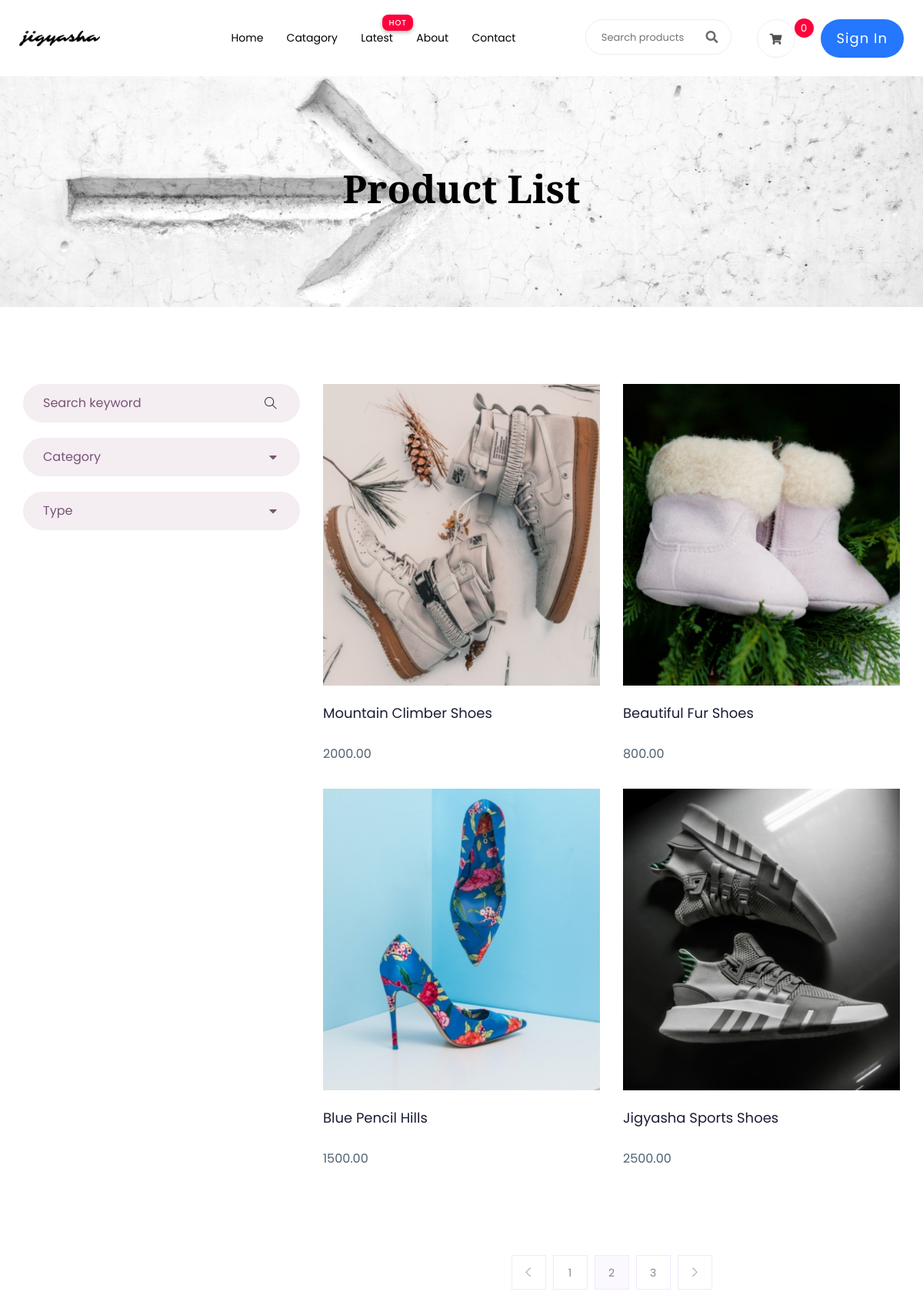
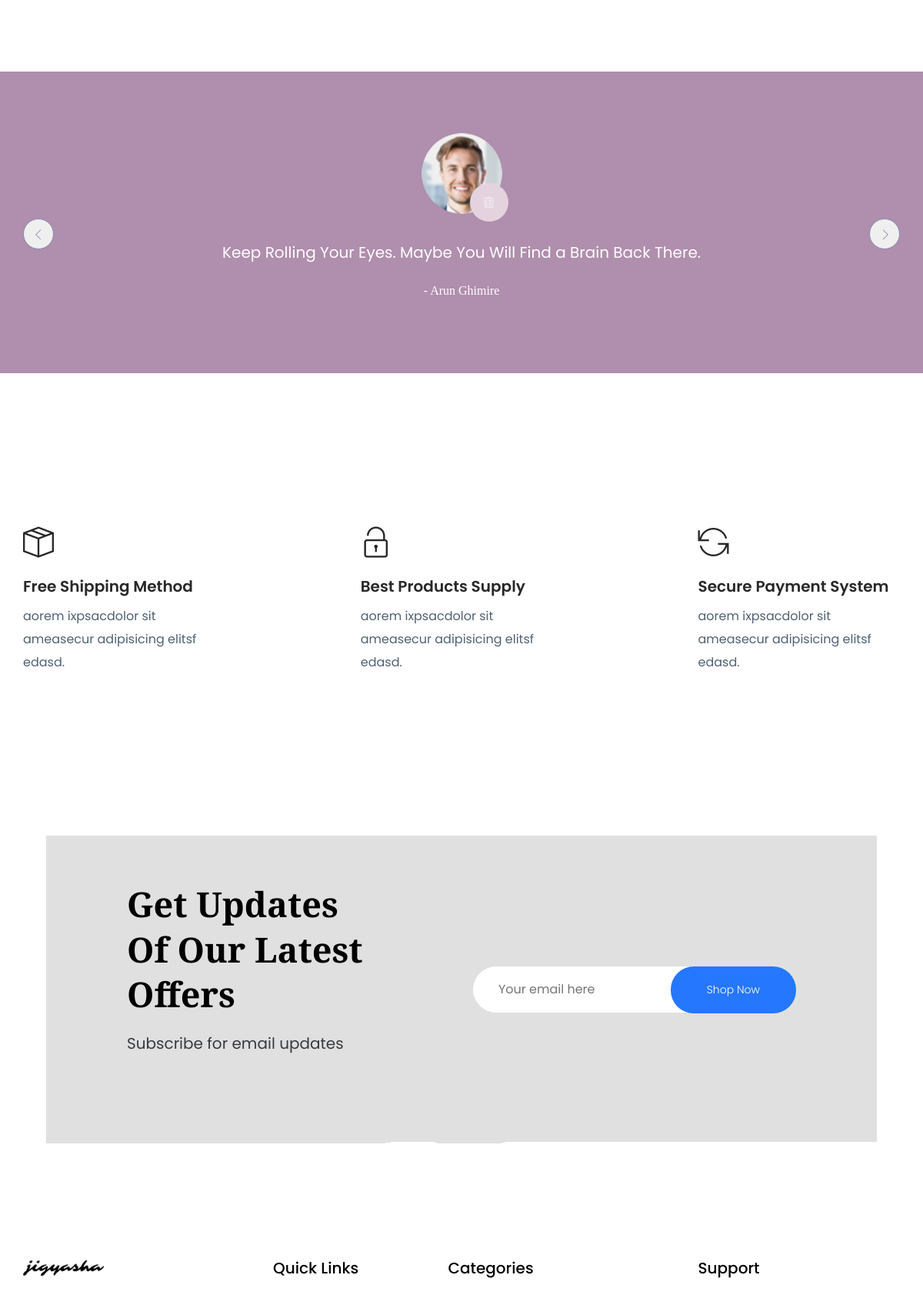
Screenshot of /products/ (upper part) with the database file from the repository (2 pictures, top to bottom).
### shop/models.py (models this page shows, shortened)
class Product(models.Model):
    title = models.CharField(max_length=50)
    old_price = models.DecimalField(max_digits=10, decimal_places=2)
    new_price = models.DecimalField(max_digits=10, decimal_places=2)
    category = models.CharField(max_length=10, choices=PRODUCT_CHOICES)
    slug = models.SlugField(max_length=75, unique=True)
    description = models.TextField()
    cover_image = models.ImageField(upload_to='products/cover_images')
    image1 = models.ImageField(upload_to='products/images', null=True, blank=True)
    image2 = models.ImageField(upload_to='products/images', null=True, blank=True)
    rating = models.DecimalField(max_digits=2, default=4.5, decimal_places=1)
    ratings_quantity = models.IntegerField(default=0)
    available = models.BooleanField(default=True)
    created_at = models.DateField(default=timezone.now)

### about/models.py (models this page shows, shortened)
class Team(models.Model):
    name = models.CharField(max_length=50)
    role = models.CharField(max_length=20)
    information = models.CharField(max_length=200)
    image = models.ImageField(upload_to='team')

### shop/views.py (the view)
# urls.py: path('', views.product, name='product'),
def product(request):
    data = Product.objects.all()
    new = Product.objects.order_by('-created_at')
    featured = Product.objects.all()
    offers = Product.objects.all()
    team = Team.objects.all()
    context = {'data':data, 'new':new, 'featured':featured, 'offers':offers, 'team':team}
    return render(request, 'product_list.html', context)

### templates/product_list.html (shortened to what this page needs)
{% extends 'base.html' %}
{% load static %}
{% block content %}
    <div class="slider-area ">
        <div class="single-slider slider-height2 d-flex align-items-center" data-background="{% static './assets/img/hero/category.jpg' %}">
            <div class="container">
                <div class="row">
                    <div class="col-xl-12">
                        <div class="hero-cap text-center">
                            <h2>product list</h2>
                        </div>
                    </div>
                </div>
            </div>
        </div>
    </div>
    <section class="product_list section_padding">
        <div class="container">
            <div class="row">
                <div class="col-md-4">
                    <div class="product_sidebar">
                        <div class="single_sedebar">
                            <form action="#">
                                <input type="text" name="#" placeholder="Search keyword">
                                <i class="ti-search"></i>
                            </form>
                        </div>
                        <div class="single_sedebar">
                            <div class="select_option">
                                <div class="select_option_list">Category <i class="right fas fa-caret-down"></i> </div>
                            </div>
                        </div>
                        <div class="single_sedebar">
                            <div class="select_option">
                                <div class="select_option_list">Type <i class="right fas fa-caret-down"></i> </div>
                            </div>
                        </div>
                    </div>
                </div>
                <div class="col-md-8">
                    <div class="product_list">
                        <div class="row">
                            {% for product in new %}
                            <div class="col-lg-6 col-sm-6">
                                <div class="single_product_item">
                                    <img src="{{product.cover_image.url}}" alt="" class="img-fluid">
                                    <h3> <a href="{% url 'shop:detail' product.slug %}">{{product.title}}</a> </h3>
                                    <p>{{product.new_price}}</p>
                                </div>
                            </div>
                            {% endfor %}
                        </div>
                        <nav class="blog-pagination justify-content-center d-flex">
                            <ul class="pagination">
                                <li class="page-item">
                                    <a href="#" class="page-link" aria-label="Previous">
                                        <i class="ti-angle-left"></i>
                                    </a>
                                </li>
                                <li class="page-item">
                                    <a href="#" class="page-link">1</a>
                                </li>
                                <li class="page-item active">
                                    <a href="#" class="page-link">2</a>
                                </li>
                                <li class="page-item">
                                    <a href="#" class="page-link">3</a>
                                </li>
                                <li class="page-item">
                                    <a href="#" class="page-link" aria-label="Next">
                                        <i class="ti-angle-right"></i>
                                    </a>
                                </li>
                            </ul>
                        </nav>
                    </div>
                </div>
            </div>
        </div>
    </section>
    <section class="client_review">
        <div class="container">
            <div class="row justify-content-center">
                <div class="col-lg-8">
                    <div class="client_review_slider owl-carousel">
                        {% for member in team %}
                          <div class="single_client_review">
                              <div class="client_img">
                                  <img src="{{member.image.url}}" alt="#">
                              </div>
                              <p>{{member.information}}</p>
                              <h5>- {{member.name}}</h5>
                          </div>
                        {% endfor %}
                    </div>
                </div>
            </div>
        </div>
    </section>
{% endblock %}

### templates/base.html (shortened to what this page needs)
{% load static %}
<!doctype html>
<html class="no-js" lang="zxx">
    <head>
      <link rel="stylesheet" href="{% static './assets/css/bootstrap.min.css' %}">
      <link rel="stylesheet" href="{% static './assets/css/owl.carousel.min.css' %}">
      <link rel="stylesheet" href="{% static './assets/css/flaticon.css' %}">
      <link rel="stylesheet" href="{% static './assets/css/slicknav.css' %}">
      <link rel="stylesheet" href="{% static './assets/css/animate.min.css' %}">
      <link rel="stylesheet" href="{% static './assets/css/magnific-popup.css' %}">
      <link rel="stylesheet" href="{% static './assets/css/fontawesome-all.min.css' %}">
      <link rel="stylesheet" href="{% static './assets/css/themify-icons.css' %}">
      <link rel="stylesheet" href="{% static './assets/css/slick.css' %}">
      <link rel="stylesheet" href="{% static './assets/css/nice-select.css' %}">
      <link rel="stylesheet" href="{% static './assets/css/style.css' %}">
   </head>
   <body>
    <header>
       <div class="header-area">
            <div class="main-header ">
               <div class="header-bottom  header-sticky">
                    <div class="container-fluid">
                        <div class="row align-items-center">
                            <div class="col-xl-1 col-lg-1 col-md-1 col-sm-3">
                                <div class="logo">
                                  <a href="{% url 'root:home' %}"><img src="{% static './assets/img/logo/logo1.png' %}" alt=""></a>
                                </div>
                            </div>
                            <div class="col-xl-6 col-lg-8 col-md-7 col-sm-5">
                                <div class="main-menu f-right d-none d-lg-block">
                                    <nav>
                                        <ul id="navigation">
                                            <li><a href="{% url 'root:home' %}">Home</a></li>
                                            <li><a href="{% url 'shop:product' %}">Catagory</a>
                                            </li>
                                            <li class="hot"><a href="product_list.html">Latest</a></li>
                                            <li><a href="{% url 'about:about' %}">About</a></li>
                                            <li><a href="{% url 'contact:contact' %}">Contact</a></li>
                                        </ul>
                                    </nav>
                                </div>
                            </div>
                            <div class="col-xl-5 col-lg-3 col-md-3 col-sm-3 fix-card">
                                <ul class="header-right f-right d-none d-lg-block d-flex justify-content-between">
                                    <li class="d-none d-xl-block">
                                        <form class="form-box f-right ">
                                            <input type="text" name="search" placeholder="Search products">
                                            <div class="search-icon">
                                                <button class="search-buttons" type="submit"><i class="fas fa-search special-tag"></i></button>
                                            </div>
                                        </form>
                                     </li>
                                    <li>
                                        <div class="shopping-card">
                                            <a href="{% url 'cart:cart' %}"><i class="fas fa-shopping-cart"></i></a>
                                            <span id="navbar-cart-items" class="count-style">
                                              {% if not request.session.total_products %}
                                                0
                                              {% else %}
                                                {{request.session.total_products}}
                                              {% endif %}
                                            </span>
                                        </div>
                                    </li>
                                    {% if user.is_authenticated %}
                                      <li class="d-none d-lg-block"> <a href="{% url 'users:login' %}" class="btn header-btn">{{user.first_name}}</a></li>
                                      <li class="d-none d-lg-block"> <a href="{% url 'users:logout' %}" class="btn header-btn">Logout</a></li>
                                    {% else %}
                                      <li class="d-none d-lg-block"> <a href="{% url 'users:login' %}" class="btn header-btn">Sign in</a></li>
                                    {% endif %}
                                </ul>
                            </div>
                            <div class="col-12">
                            </div>
                        </div>
                    </div>
               </div>
            </div>
       </div>
    </header>
    <main>
        {% block content %}
        {% endblock %}
        <div class="shop-method-area section-padding30">
            <div class="container">
                <div class="row d-flex justify-content-between">
                    <div class="col-xl-3 col-lg-3 col-md-6">
                        <div class="single-method mb-40">
                            <i class="ti-package"></i>
                            <h6>Free Shipping Method</h6>
                            <p>aorem ixpsacdolor sit ameasecur adipisicing elitsf edasd.</p>
                        </div>
                    </div>
                    <div class="col-xl-3 col-lg-3 col-md-6">
                        <div class="single-method mb-40">
                            <i class="ti-unlock"></i>
                            <h6>Best Products Supply</h6>
                            <p>aorem ixpsacdolor sit ameasecur adipisicing elitsf edasd.</p>
                        </div>
                    </div>
                    <div class="col-xl-3 col-lg-3 col-md-6">
                        <div class="single-method mb-40">
                            <i class="ti-reload"></i>
                            <h6>Secure Payment System</h6>
                            <p>aorem ixpsacdolor sit ameasecur adipisicing elitsf edasd.</p>
                        </div>
                    </div>
                </div>
            </div>
        </div>
        <div class="latest-wrapper lf-padding section-padding1">
            <div class="latest-area latest-height d-flex align-items-center" data-background="{% static './assets/img/collection/latest-offer.png' %}">
                <div class="container">
                    <div class="row d-flex align-items-center">
                        <div class="col-xl-5 col-lg-5 col-md-6 offset-xl-1 offset-lg-1">
                            <div class="latest-caption">
                                <h2>Get Updates<br>Of Our Latest Offers</h2>
                                <p>Subscribe for email updates</p>
                            </div>
                        </div>
                         <div class="col-xl-5 col-lg-5 col-md-6 ">
                            <div class="latest-subscribe">
                                <form action="#">
                                    <input type="email" placeholder="Your email here">
                                    <button>Shop Now</button>
                                </form>
                            </div>
                        </div>
                    </div>
                </div>
            </div>
        </div>
    </main>
   <footer>
       <div class="footer-area footer-padding">
           <div class="container">
               <div class="row d-flex justify-content-between">
                   <div class="col-xl-3 col-lg-3 col-md-5 col-sm-6">
                      <div class="single-footer-caption mb-50">
                        <div class="single-footer-caption mb-30">
                            <div class="footer-logo">
                                <a href="{% url 'root:home' %}"><img src="{% static './assets/img/logo/logo1.png' %}" alt=""></a>
                            </div>
                        </div>
                      </div>
                   </div>
                   <div class="col-xl-2 col-lg-3 col-md-3 col-sm-5">
                       <div class="single-footer-caption mb-50">
                           <div class="footer-tittle">
                               <h4>Quick Links</h4>
                           </div>
                       </div>
                   </div>
                   <div class="col-xl-3 col-lg-3 col-md-4 col-sm-7">
                       <div class="single-footer-caption mb-50">
                           <div class="footer-tittle">
                               <h4>Categories</h4>
                           </div>
                       </div>
                   </div>
                   <div class="col-xl-3 col-lg-3 col-md-5 col-sm-7">
                       <div class="single-footer-caption mb-50">
                           <div class="footer-tittle">
                               <h4>Support</h4>
                           </div>
                       </div>
                   </div>
               </div>
           </div>
       </div>
   </footer>
    </body>
</html>

### rows the page displays
Product: cover_image (picture), title "Mountain Climber Shoes", new_price "2000.00"
Product: cover_image (picture), title "Beautiful Fur Shoes", new_price "800.00"
Product: cover_image (picture), title "Blue Pencil Hills", new_price "1500.00"
Product: cover_image (picture), title "Jigyasha Sports Shoes", new_price "2500.00"
Team: image (picture), information "Keep Rolling Your Eyes. Maybe You Will Find a Brain Back There.", name "Arun Ghimire"
